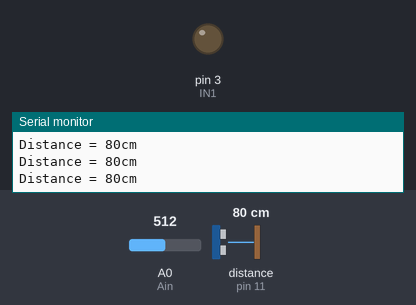
Bench run of a sketch on a simulated Arduino Uno, built with avr-gcc and run on an emulated ATmega328P. Shown: output pins drawn as LEDs (lit = HIGH), the last lines printed to the serial monitor. Wiring (inferred from the names in the program): ultrasonic range finder: trigger pin 10; echo pin 11. Inputs (shaded band) come from the test bench; at power-on: A0 (Ain) = 512, distance to the obstacle (sensor on pin 11) 80 cm. The echo pulse lasts 58.3 µs per cm; pins used as bus, display or sensor lines are not drawn.

Above: at 1.2 s.
1.3 s: A0 (Ain) set to 716
At 2.1 s:
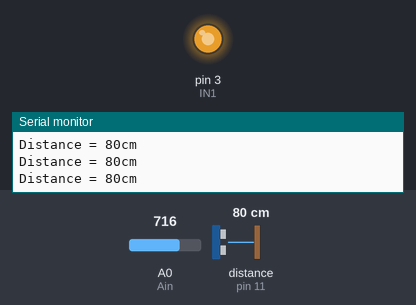
2.8 s: distance to the obstacle (sensor on pin 11) set to 12 cm
5.8 s: distance to the obstacle (sensor on pin 11) set to 9 cm
At 6.3 s:
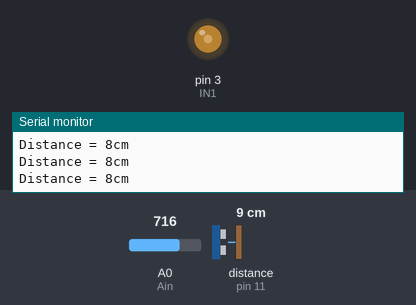
7.3 s: A0 (Ain) set to 306
At 8.5 s:
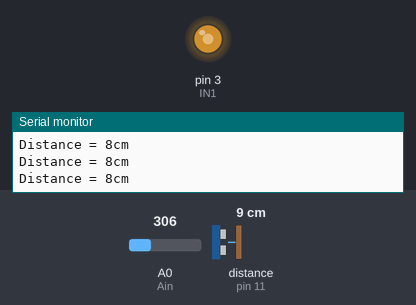
8.8 s: distance to the obstacle (sensor on pin 11) set to 120 cm
At 9.7 s:
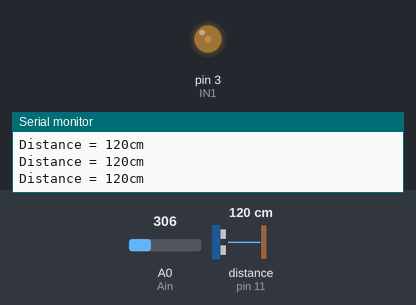
Timing chart, 0 to 11.3 s (numbered marks = the images above; inputs shaded):
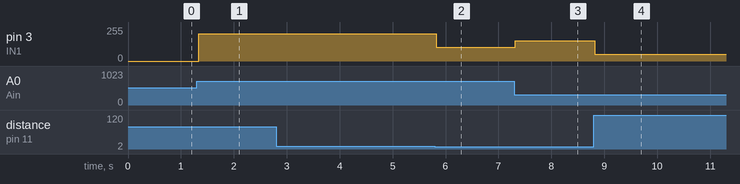

Measured:
- the behaviour switches between 11 and 10 cm on distance to the obstacle (sensor on pin 11) (found by bisection; images 1 and 2)
- after the input at 1.3 s, pin 3 (IN1): 0/255 → 204/255 at once
- after the input at 5.8 s, pin 3 (IN1): 204/255 → 102/255 at once
- after the input at 7.3 s, pin 3 (IN1): 102/255 → 153/255 at once
- after the input at 8.8 s, pin 3 (IN1): 153/255 → 50/255 at once

The sketch:

hw2.ino
```cpp
const int Ain = A0; // Ain: A0 핀
const int IN1 = 3; // IN1: 3번 핀
unsigned long distance;

void setup() {
    pinMode(IN1,OUTPUT); // IN1을 출력 핀으로 이용
    pinMode(10,OUTPUT); // 10번 핀을 출력핀으로 설정(초음파센서 TRIG핀)
    pinMode(11,INPUT_PULLUP); // 11번 핀을 PULLUP저항이 사용된 입력핀으로 설정(초음파센서 ECHO핀)
    Serial.begin(9600); // Serial 통신의 초당 전송 속도를 9600비트로 설정함.
}

void loop() {
  unsigned long Width;
  int value = analogRead(Ain); // Ain 핀에 입력된 아날로그 값을 읽음.

  digitalWrite(10,HIGH); // 10번핀의 디지털 출력을 HIGH로 설정하여 초음파를 보냄
  delayMicroseconds(10); // 10μs간 대기
  digitalWrite(10,LOW); // 10번핀의 디지털 출력을 LOW로 설정하여 초음파를 보내는 것을 종료함.

  Width = pulseIn(11,HIGH); // 11번 핀에서 HIGH신호가 입력될 때까지의 시간을 측정하여 Width변수에 저장
      // 초음파가 물체에 반사되고 돌아오는 시간을 나타냄.
  distance = Width / 58; // 변수 Width값을 초음파가 이동하는 거리로 변환하여 distance 변수에 저장
     //초음파는 1츠를 이동하는데 약 58μs가 소요되므로 58로 나눔.

  Serial.print("Distance = "); // 거리값을 시리얼 모니터에 출력함.
  Serial.print(distance);
  Serial.println("cm");

  if(distance<10){ // 거리가 10cm보다 가까워지면(작으면)
    analogWrite(IN1,value*0.5); // IN1 핀에 value 아날로그 값에 0.5를 곱한 값을 출력
  }
  else{ // 아니면
    analogWrite(IN1,value); // IN1 핀에 value 아날로그 값을 출력
  }
}
```
